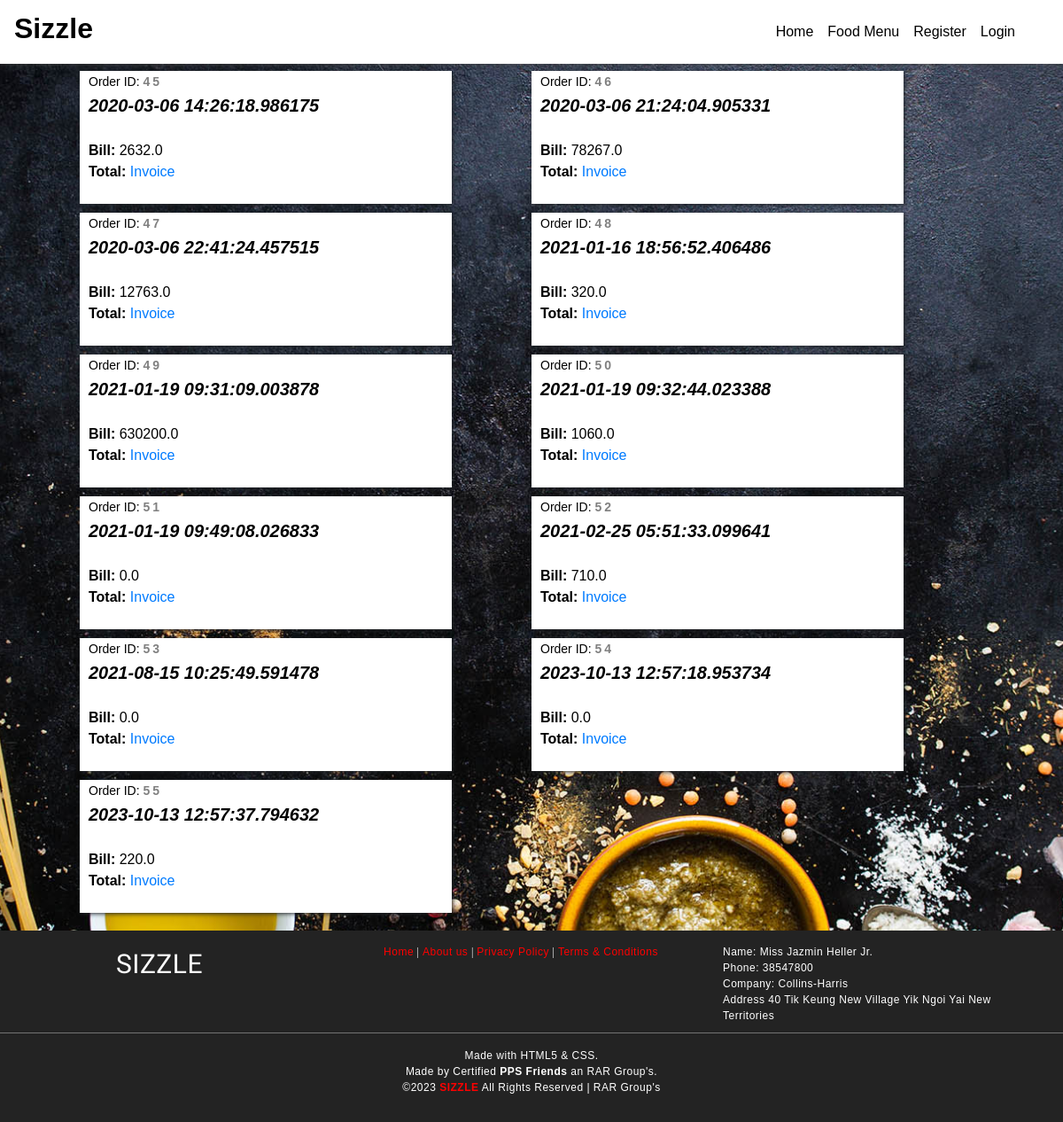
The page /orders on the database its author committed.
### foodapp/models.py (models this page shows)
class Order(models.Model):
	OrderId   = models.AutoField(primary_key=True)
	CustEmail = models.CharField(max_length=30)
	OrderDate = models.CharField(max_length=40)
	TotalBill = models.FloatField(max_length=50)
	class Meta:
		db_table = "FP_Order"

### foodapp/views.py (the view)
# urls.py: path('orders',views.getorder),
def getorder(request):
	orders = Order.objects.all()
	return render(request,'orderlist.html',{'orderlist':orders})

### Templates/foodapp/orderlist.html (shortened to what this page needs)
<!DOCTYPE html>
<html lang="en" dir="ltr">
  <head>
	{% load static %}
    <link rel="stylesheet" type="text/css" href="{% static 'css/imperial_style.css' %}" />
    <link rel="stylesheet" type="text/css" href="{% static 'css/master.css' %}" />
    <link rel="stylesheet" href="https://use.fontawesome.com/releases/v5.7.2/css/all.css">
    <link rel="stylesheet" href="https://use.fontawesome.com/releases/v5.3.1/css/all.css">
<link rel="stylesheet" href="https://stackpath.bootstrapcdn.com/bootstrap/4.4.1/css/bootstrap.min.css">
  </head>
    <nav class="navbar navbar-expand-lg navbar-light" style="position: fixed;width:100%;background-image: linear-gradient(180deg,#FFF,#FFF);box-shadow: 0px 0px 7px 0px #404040;">
      <a class="navbar-brand" href="/"><h2 style="color:black;font-family:sans-serif;font-weight:bolder;"><b>Sizzle</b></h2></a>
      <div class="collapse navbar-collapse" id="navbarSupportedContent">
        <ul class="navbar-nav" style="margin-left:auto!important;margin-right:30px;">
          <li class="nav-item active">
            <a class="nav-link" id="nav-link" href="home">Home <span class="sr-only">(current)</span></a>
          </li>
          <li class="nav-item active">
            <a class="nav-link" id="nav-link" href="allfood">Food Menu <span class="sr-only">(current)</span></a>
          </li>
          {% if request.session.CustId is None and request.session.AdminId is None %}
          <li class="nav-item active">
            <a class="nav-link" id="nav-link" href="addcustomer">Register <span class="sr-only">(current)</span></a>
          </li>
          {% endif %}
          {% if request.session.CustId is None and request.session.AdminId is None %}
          <li class="nav-item active">
            <a class="nav-link" id="nav-link" href="login">Login <span class="sr-only">(current)</span></a>
          </li>
          {% endif %}
        </ul>
      </div>
    </nav>
    <main style="margin-top:80px;">
      <form action="placeorder" method="post">
{% for o in orderlist %}
      <div class="" style="background:#FFF;position: static;width:35%;height:150px;margin-left: 7.5%;float:left;box-shadow:1px 1px 5px;margin-bottom:10px;">
        <span style="color:black;float:left;margin-left:10px;"><span style="font-size:14px;">Order ID: <b style="letter-spacing: 3px;color: grey;">{{o.OrderId}}</b></span><br /><b style="font-size:20px;"><i>{{o.OrderDate}}</i></b><br/>
<br />
<tr>
<td><b>Bill:  </b></td><td>{{o.TotalBill}}</td><br /><td><b>Total:  </b></td><td id="tlp" style="color:black;"></td>
</tr><a href="#">Invoice</a>
      </span>
      </div>
      {% endfor %}
    </form>
    </main>
    <footer>
      <div class="foot-con">
        <div class="fo-cont-1">
            SIZZLE
        </div>
        <div class="fo-cont-2">
          <a class="ext-link" href="#">Home</a> |
            <a class="ext-link" href="#">About us</a> |
              <a class="ext-link" href="#">Privacy Policy</a> |
                <a class="ext-link" href="#">Terms & Conditions</a>
        </div>
        <div class="fo-cont-3">
          Name:	Miss Jazmin Heller Jr.<br />
Phone:	38547800<br />
Company:	Collins-Harris<br />
Address	40 Tik Keung New Village Yik Ngoi Yai New Territories
        </div>
      </div><hr style="background-color: grey;margin-top:0px;"/>Made with HTML5 & CSS.<br />
      Made by Certified <b>PPS Friends</b> an RAR Group's.<br />
      ©<script type='text/javascript'>var creditsyear = new Date();document.write(creditsyear.getFullYear());</script> <a class="ext-link" href="/"><b>SIZZLE</b></a> All Rights Reserved | RAR Group's
    </footer>
  </body>
</html>

### foodapp/static/css/imperial_style.css (style rules this page uses)
* { margin: 0; padding: 0; font-family: sans-serif; box-sizing: border-box; text-decoration: none; }
a { color: red; }
#nav-link { font-family: sans-serif; font-weight: 400; color:black; }
footer { margin-top: 10px; padding-top: 15px; padding-bottom: 30px; background-color: #232323; color: white; font-family: sans-serif; font-size:12px; font-weight: normal; letter-spacing: 0.5px; text-align: center; flex-shrink: 0; }
.foot-con { width: 100%; height: 100px; overflow: hidden; }
.fo-cont-1 { width:30%; float: left; text-align: center; font-size: 30px; font-weight: normal; color: ; font-family: 'Bevan', cursive; overflow: hidden; }
.fo-cont-2 { width:38%; float: left; font-size: 12px; text-align: center; font-weight: normal; color: ; font-family: 'Ultra', serif; overflow: hidden; }
.fo-cont-3 { width:30%; float: left; font-size: 12px; text-align: left; }

### foodapp/static/css/master.css (style rules this page uses)
* { margin: 0; padding: 0; font-family: sans-serif; box-sizing: border-box; text-decoration: none; }
main { margin-top: 50px; flex: 1 0 auto; }
footer { margin-top: 10px; padding-top: 15px; padding-bottom: 30px; background-color: #232323; color: white; font-family: sans-serif; font-size:12px; font-weight: normal; letter-spacing: 0.5px; text-align: center; flex-shrink: 0; }
.ext-link { color: red; }
.foot-con { width: 100%; height: 100px; overflow: hidden; }
.fo-cont-1 { width:30%; float: left; text-align: center; font-size: 30px; font-weight: normal; color: ; font-family: 'Bevan', cursive; overflow: hidden; }
.fo-cont-2 { width:38%; float: left; font-size: 12px; text-align: center; font-weight: normal; color: ; font-family: 'Ultra', serif; overflow: hidden; }
.fo-cont-3 { width:30%; float: left; font-size: 12px; text-align: left; }

### rows shown on the page
Order: OrderId "45", OrderDate "2020-03-06 14:26:18.986175", TotalBill "2632.0"
Order: OrderId "46", OrderDate "2020-03-06 21:24:04.905331", TotalBill "78267.0"
Order: OrderId "47", OrderDate "2020-03-06 22:41:24.457515", TotalBill "12763.0"
Order: OrderId "48", OrderDate "2021-01-16 18:56:52.406486", TotalBill "320.0"
Order: OrderId "49", OrderDate "2021-01-19 09:31:09.003878", TotalBill "630200.0"
Order: OrderId "50", OrderDate "2021-01-19 09:32:44.023388", TotalBill "1060.0"
Order: OrderId "51", OrderDate "2021-01-19 09:49:08.026833", TotalBill "0.0"
Order: OrderId "52", OrderDate "2021-02-25 05:51:33.099641", TotalBill "710.0"
Order: OrderId "53", OrderDate "2021-08-15 10:25:49.591478", TotalBill "0.0"
Order: OrderId "54", OrderDate "2023-10-13 12:57:18.953734", TotalBill "0.0"
Order: OrderId "55", OrderDate "2023-10-13 12:57:37.794632", TotalBill "220.0"
